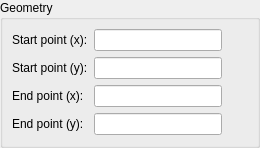
<?xml version="1.0" encoding="UTF-8"?>
<ui version="4.0">
 <class>LC_LinePropertiesEditingWidget</class>
 <widget class="QWidget" name="LC_LinePropertiesEditingWidget">
  <property name="geometry">
   <rect>
    <x>0</x>
    <y>0</y>
    <width>260</width>
    <height>148</height>
   </rect>
  </property>
  <property name="windowTitle">
   <string>Form</string>
  </property>
  <layout class="QGridLayout" name="gridLayout">
   <property name="leftMargin">
    <number>0</number>
   </property>
   <property name="topMargin">
    <number>0</number>
   </property>
   <property name="rightMargin">
    <number>0</number>
   </property>
   <property name="bottomMargin">
    <number>0</number>
   </property>
   <property name="spacing">
    <number>0</number>
   </property>
   <item row="0" column="0">
    <widget class="QGroupBox" name="buttonGroup8">
     <property name="minimumSize">
      <size>
       <width>260</width>
       <height>0</height>
      </size>
     </property>
     <property name="title">
      <string>Geometry</string>
     </property>
     <layout class="QGridLayout" name="gridLayout_2">
      <property name="rightMargin">
       <number>6</number>
      </property>
      <item row="2" column="2" rowspan="2">
       <widget class="LC_PointPickButton" name="wPickPointEnd" native="true">
        <property name="sizePolicy">
         <sizepolicy hsizetype="Fixed" vsizetype="Fixed">
          <horstretch>0</horstretch>
          <verstretch>0</verstretch>
         </sizepolicy>
        </property>
        <property name="minimumSize">
         <size>
          <width>23</width>
          <height>0</height>
         </size>
        </property>
        <property name="maximumSize">
         <size>
          <width>23</width>
          <height>46</height>
         </size>
        </property>
        <property name="toolTip">
         <string>Pick endpoint from the drawing</string>
        </property>
       </widget>
      </item>
      <item row="1" column="0">
       <widget class="QLabel" name="lStartY">
        <property name="text">
         <string>Start point (y):</string>
        </property>
        <property name="wordWrap">
         <bool>false</bool>
        </property>
       </widget>
      </item>
      <item row="4" column="1">
       <spacer name="spacer61">
        <property name="orientation">
         <enum>Qt::Vertical</enum>
        </property>
        <property name="sizeType">
         <enum>QSizePolicy::Expanding</enum>
        </property>
        <property name="sizeHint" stdset="0">
         <size>
          <width>20</width>
          <height>0</height>
         </size>
        </property>
       </spacer>
      </item>
      <item row="1" column="1">
       <widget class="QLineEdit" name="leStartY">
        <property name="minimumSize">
         <size>
          <width>64</width>
          <height>0</height>
         </size>
        </property>
        <property name="toolTip">
         <string>Starting point Y coordinate</string>
        </property>
       </widget>
      </item>
      <item row="3" column="0">
       <widget class="QLabel" name="lEndY">
        <property name="text">
         <string>End point (y):</string>
        </property>
        <property name="wordWrap">
         <bool>false</bool>
        </property>
       </widget>
      </item>
      <item row="0" column="1">
       <widget class="QLineEdit" name="leStartX">
        <property name="minimumSize">
         <size>
          <width>64</width>
          <height>0</height>
         </size>
        </property>
        <property name="toolTip">
         <string>Starting point X coordinate</string>
        </property>
       </widget>
      </item>
      <item row="0" column="0">
       <widget class="QLabel" name="lStartX">
        <property name="text">
         <string>Start point (x):</string>
        </property>
        <property name="wordWrap">
         <bool>false</bool>
        </property>
       </widget>
      </item>
      <item row="3" column="1">
       <widget class="QLineEdit" name="leEndY">
        <property name="minimumSize">
         <size>
          <width>64</width>
          <height>0</height>
         </size>
        </property>
        <property name="toolTip">
         <string>Ending point Y coordinate</string>
        </property>
       </widget>
      </item>
      <item row="2" column="1">
       <widget class="QLineEdit" name="leEndX">
        <property name="minimumSize">
         <size>
          <width>64</width>
          <height>0</height>
         </size>
        </property>
        <property name="toolTip">
         <string>Ending point X coordinate</string>
        </property>
       </widget>
      </item>
      <item row="0" column="2" rowspan="2">
       <widget class="LC_PointPickButton" name="wPickPointStart" native="true">
        <property name="sizePolicy">
         <sizepolicy hsizetype="Fixed" vsizetype="Fixed">
          <horstretch>0</horstretch>
          <verstretch>0</verstretch>
         </sizepolicy>
        </property>
        <property name="minimumSize">
         <size>
          <width>23</width>
          <height>0</height>
         </size>
        </property>
        <property name="maximumSize">
         <size>
          <width>23</width>
          <height>46</height>
         </size>
        </property>
        <property name="toolTip">
         <string>Pick start point from the drawing</string>
        </property>
       </widget>
      </item>
      <item row="4" column="0">
       <spacer name="spacer58">
        <property name="orientation">
         <enum>Qt::Vertical</enum>
        </property>
        <property name="sizeType">
         <enum>QSizePolicy::Expanding</enum>
        </property>
        <property name="sizeHint" stdset="0">
         <size>
          <width>20</width>
          <height>0</height>
         </size>
        </property>
       </spacer>
      </item>
      <item row="2" column="0">
       <widget class="QLabel" name="lEndX">
        <property name="text">
         <string>End point (x):</string>
        </property>
        <property name="wordWrap">
         <bool>false</bool>
        </property>
       </widget>
      </item>
     </layout>
    </widget>
   </item>
  </layout>
 </widget>
 <customwidgets>
  <customwidget>
   <class>LC_PointPickButton</class>
   <extends>QWidget</extends>
   <header>lc_pointpickbutton.h</header>
   <container>1</container>
  </customwidget>
 </customwidgets>
 <resources/>
 <connections/>
</ui>
